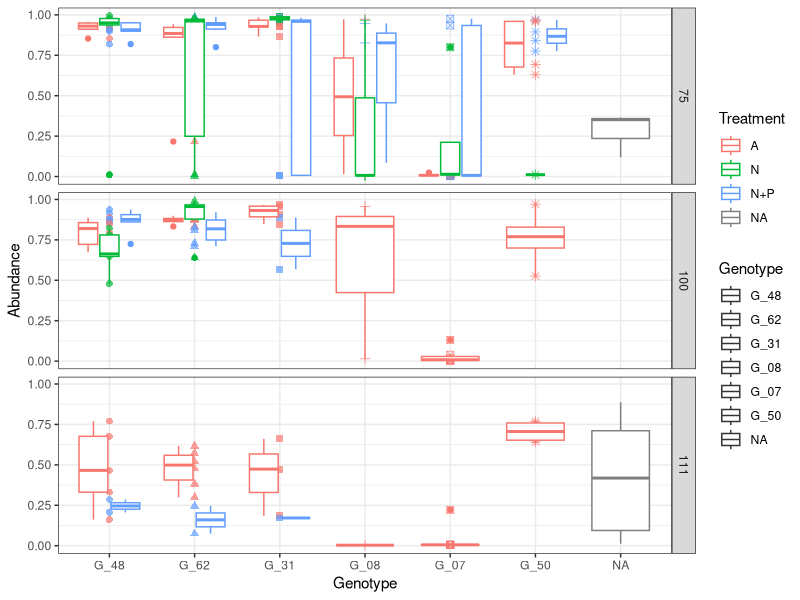
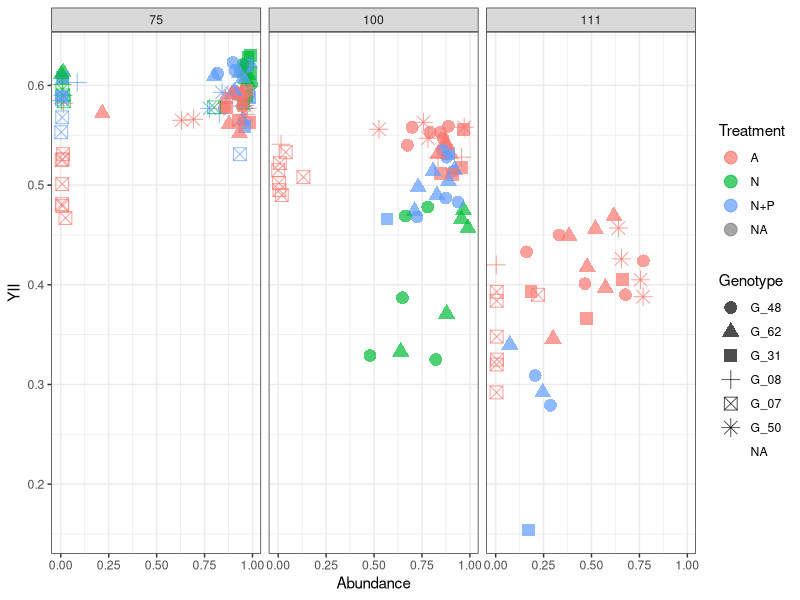
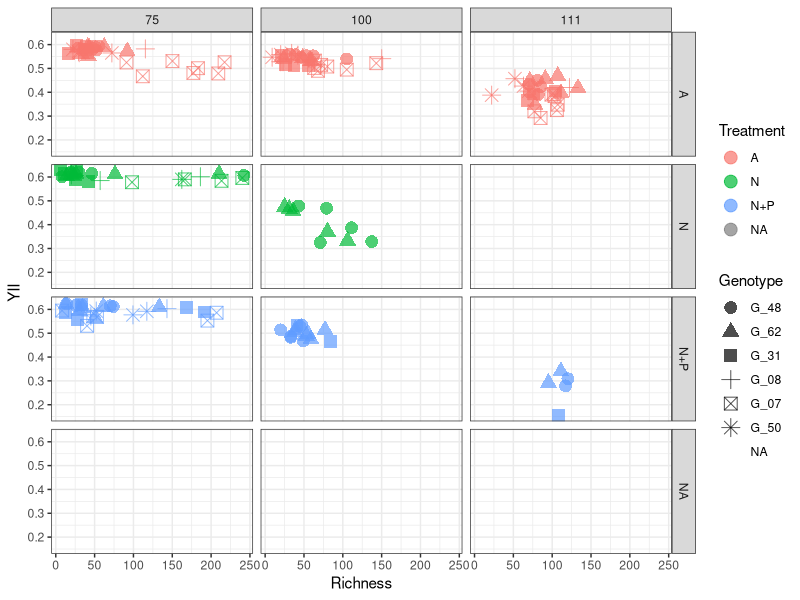
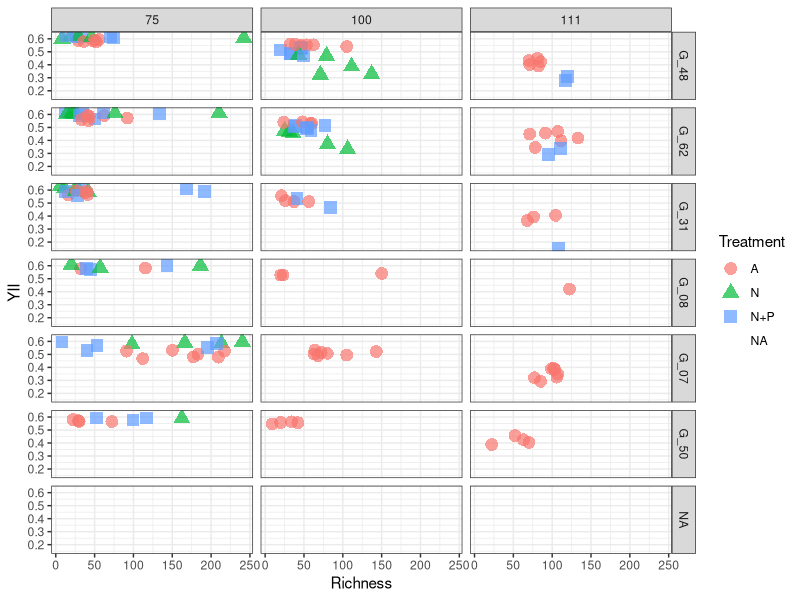
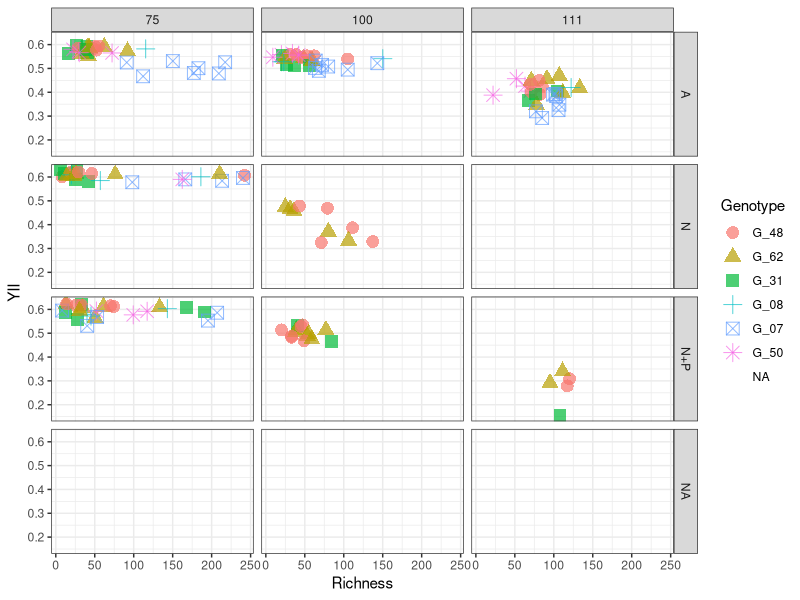
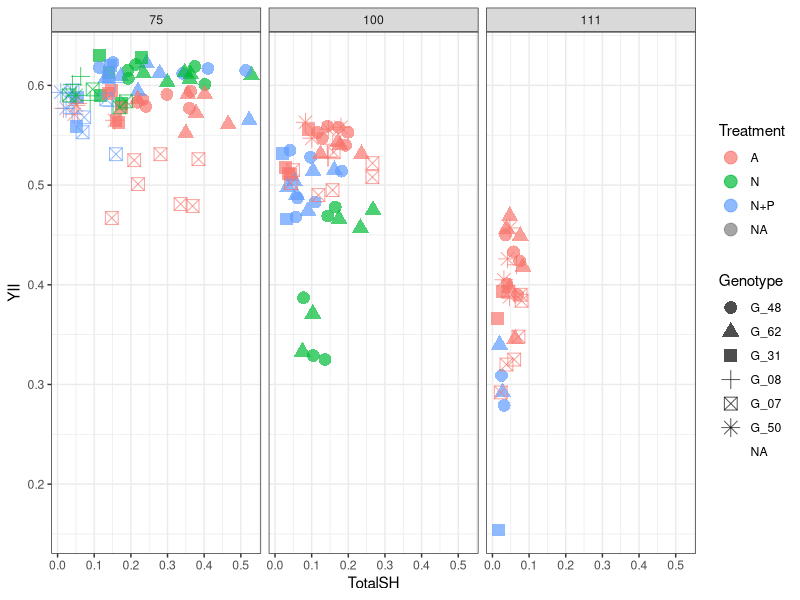
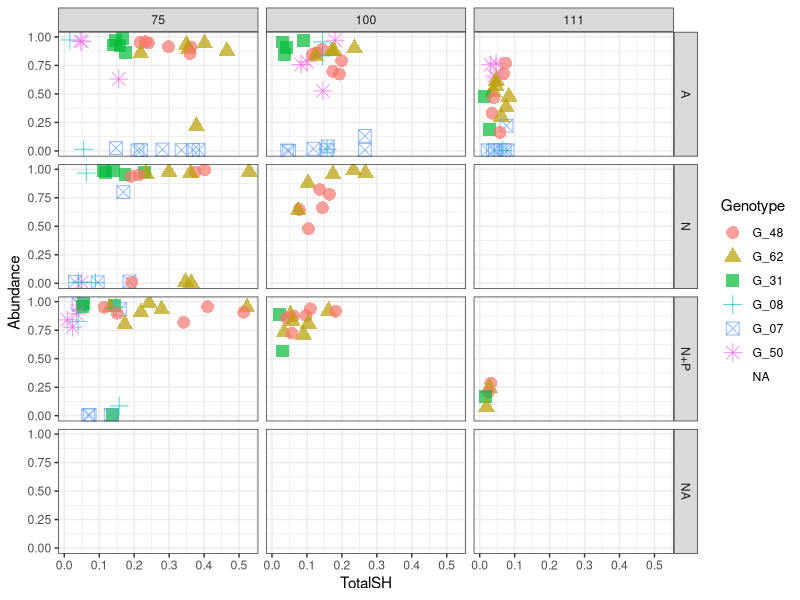
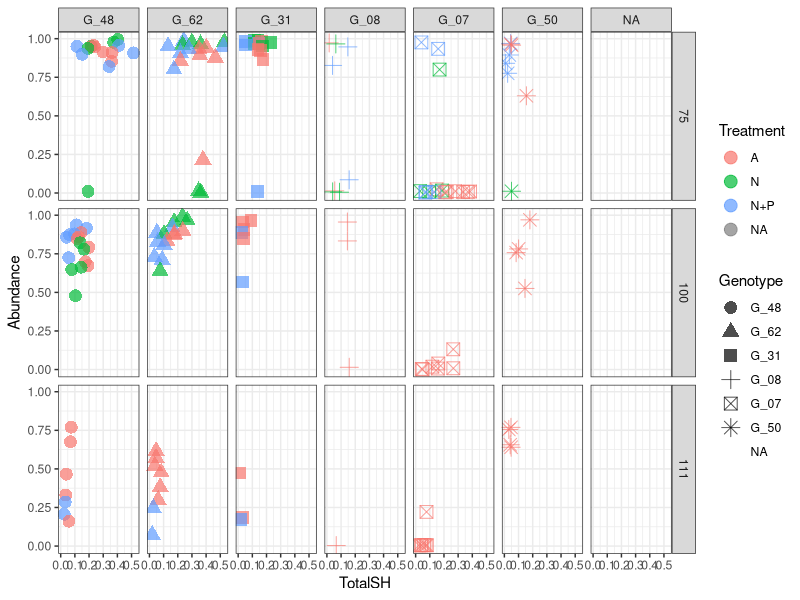

Source code (R) for these figures, in order:
## ---- chunk 1
knitr::opts_chunk$set(echo = TRUE, warning=FALSE, message=FALSE, fig.width=7, fig.height=7)
## ---- chunk 2

# Load libraries and sources required to run the script
    library(tidyverse)
    library(ggthemes)
    library(lmerTest)
    library(emmeans)
    library(multcomp)
    library(effects)
    library(gridExtra)
    library(rstatix)

# Default ggplot settings

   Fill.colour<-scale_colour_manual(values = c ("#4A6CAA", "#469B53", "#AA4A74"))

    ggthe_bw<-theme_bw() + theme(panel.grid.major = element_blank(), 
                    panel.grid.minor = element_blank(),
                    #panel.background = element_blank(), 
                    axis.line = element_line(colour = "black"),
                    plot.background=element_blank(),
                    legend.title = element_blank(), 
                    legend.box.background = element_rect(),
                    panel.background =element_rect(fill = NA, color = "white"),
                    legend.position="bottom",
                    strip.background =element_rect(fill=NA))
## ---- chunk 3
  YII.76<-read.csv("YII_76.csv", header = T)
  YII.99<-read.csv("YII_99.csv", header = T)
  YII.110<-read.csv("YII_110.csv", header = T)
  
  Rick.data<-read.csv("rick_allDays.csv", header = T)
  Rick.75<-subset(Rick.data, Days=="Day75")
  Rick.100<-subset(Rick.data, Days=="Day100")
  Rick.111<-subset(Rick.data, Days=="Day111")
  
  YII.R.76<-left_join(Rick.75, YII.76, by = "Fragment")
  summary(YII.R.76)
  
  YII.R.99<-left_join(Rick.100, YII.99, by = "Fragment")
  summary(YII.R.99)
  
  YII.R.110<-left_join(Rick.111, YII.110, by = "Fragment")
  summary(YII.R.110)

YII.R<-rbind(YII.R.76, YII.R.99)  
YII.R<-rbind(YII.R, YII.R.110)  

str(YII.R)
  
## ---- chunk 4
# Organize data type
      #YII.data$Date <-as.Date(YII.data$Date.y, "%Y-%m-%d")
      #YII.data$Days<-(as.numeric(YII.data$Date) -17485)
      #Time as a factor, not as int
      #str(YII.data)
      #YII.data$DaysF<-as.factor(YII.data$Days)

      YII.R$Treatment <- as.factor(YII.R$Treatment.y)
      YII.R$Fragment <- as.character(YII.R$Fragment)
      
      YII.R$Genotype<-factor(as.character(YII.R$Genotype.y), 
                             levels=c("G_48", "G_62","G_31", 
                                      "G_08","G_07", "G_50"
                            ))  # Survivorship order

# Differentiate ambient from elevated nutrients (N and N+P)      
      YII.R$Nutrients<-"Nutrients"
      YII.R$Nutrients[YII.R$Treatment=="A"]<-"Ambient"
 
# Check the data
      str(YII.R)
      summary(YII.R)
## ---- chunk 5


YII_Abundance<- ggplot(YII.R, aes (Genotype, Abundance,
                                   colour=Treatment, shape=Genotype)) +
        geom_point(size=2, alpha=.7) +   
        geom_boxplot() +   
  theme_bw() + facet_grid(Day~.)
YII_Abundance


YII_Abundance<- ggplot(YII.R, aes (Abundance, YII, colour=Treatment, shape=Genotype)) +
        geom_point(size=4, alpha=.7) +   theme_bw() + facet_grid(~Day)
YII_Abundance

#YII_Abundance<- ggplot(YII.R, aes (Abundance, YII, colour=Treatment)) +
#        geom_point(size=4, alpha=.7) +   theme_bw() + facet_grid(Genotype~Day)
#YII_Abundance
    

YII_Richness<- ggplot(YII.R, aes (Richness, YII, colour=Treatment, shape=Genotype)) +
        geom_point(size=4, alpha=.7) +   theme_bw() + facet_grid(Treatment~Day)
YII_Richness

YII_Richness<- ggplot(YII.R, aes (Richness, YII, colour=Treatment, shape=Treatment)) +
        geom_point(size=4, alpha=.7) +   theme_bw() + facet_grid(Genotype~Day)
YII_Richness


YII_Richness<- ggplot(YII.R, aes (Richness, YII, colour=Genotype, shape=Genotype)) +
        geom_point(size=4, alpha=.7) +   theme_bw() + facet_grid(Treatment~Day)
YII_Richness


YII_S_H<- ggplot(YII.R, aes (TotalSH, YII, colour=Treatment, shape=Genotype)) +
        geom_point(size=4, alpha=.7) +   theme_bw() + facet_grid(~Day)
YII_S_H

YII_S_H<- ggplot(YII.R, aes (TotalSH, Abundance, colour=Genotype, shape=Genotype)) +
        geom_point(size=4, alpha=.7) +   theme_bw() + facet_grid(Treatment~Day)
YII_S_H

YII_S_H<- ggplot(YII.R, aes (TotalSH, Abundance, colour=Treatment, shape=Genotype)) +
        geom_point(size=4, alpha=.7) +   theme_bw() + facet_grid(Day~Genotype)
YII_S_H

## ---- chunk 6
YII_Abundance<- ggplot(data=subset(YII.R, Day==75), aes (Abundance, YII, colour=Treatment, shape=Genotype)) +
        geom_point(size=4, alpha=.7) +   theme_bw() + facet_wrap(~Genotype)
YII_Abundance
    
YII_Richness<- ggplot(data=subset(YII.R, Day==75), aes (Richness, YII, colour=Treatment, shape=Genotype)) +
        geom_point(size=4, alpha=.7) +   theme_bw() + facet_wrap(~Genotype)
YII_Richness

YII_Richness<- ggplot(data=subset(YII.R, Day==100), aes (Richness, YII, colour=Treatment, shape=Genotype)) +
        geom_point(size=4, alpha=.7) +   theme_bw() + facet_wrap(~Genotype)
YII_Richness


YII_S_H<- ggplot(data=subset(YII.R, Day==75), aes (TotalSH, YII, colour=Treatment)) +
  geom_point(aes(size=Abundance),alpha=.7) +   theme_bw() + facet_wrap(~Genotype)
YII_S_H

YII_S_H<- ggplot(data=subset(YII.R, Day==75), aes (TotalSH, YII, colour=Treatment)) +
  geom_point(aes(size=Richness),alpha=.7) +   theme_bw() + facet_wrap(~Genotype)
YII_S_H

Abundance_S_H<- ggplot(data=subset(YII.R, Day==75), aes (Abundance, TotalSH, colour=Treatment, shape=Genotype)) +
        geom_point(size=4, alpha=.7) +   theme_bw() + facet_wrap(~Genotype)
Abundance_S_H
